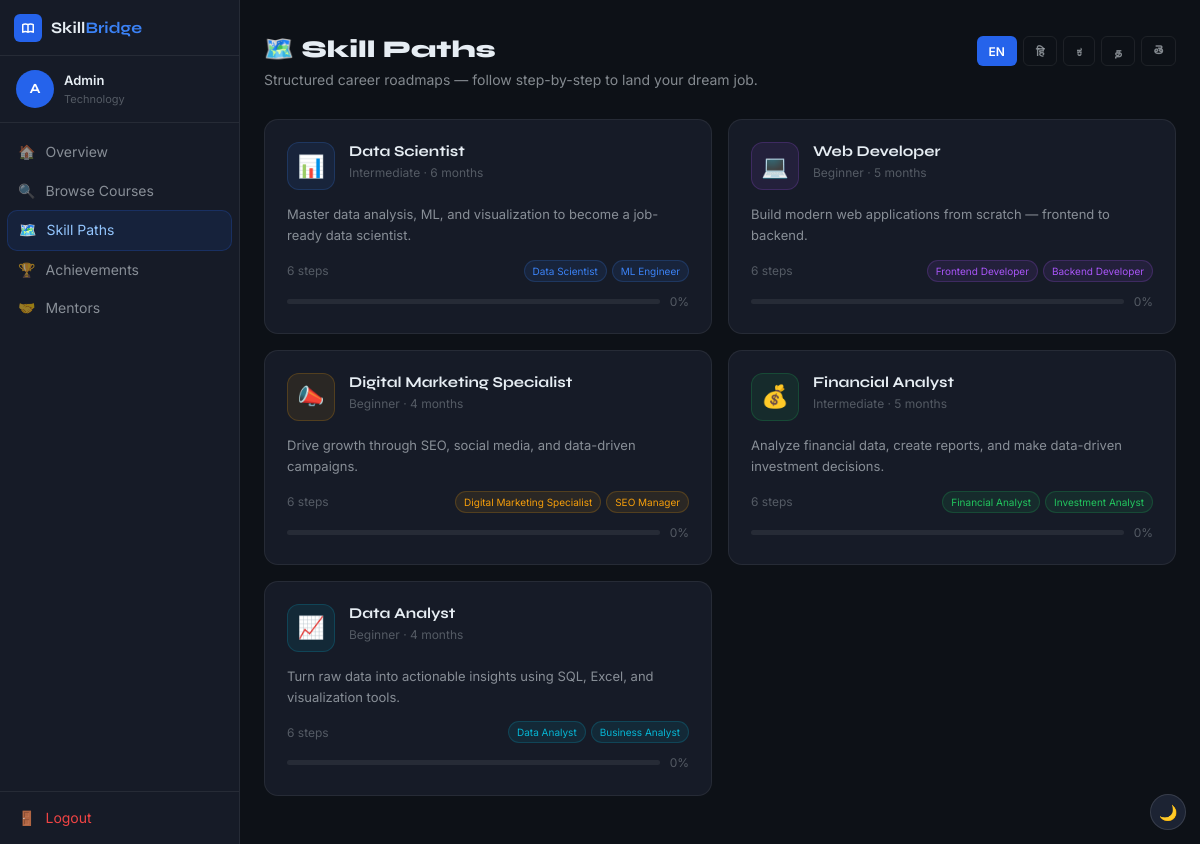
Page /skill-paths (signed in) on the committed database.
### skillbridge/models.py (models this page shows, shortened)
class User(UserMixin, db.Model):
    __tablename__ = "users"
    id            = db.Column(db.Integer, primary_key=True)
    name          = db.Column(db.String(120), nullable=False)
    email         = db.Column(db.String(120), unique=True, nullable=False, index=True)
    password_hash = db.Column(db.String(256), nullable=False)
    interest      = db.Column(db.String(80), default="Technology")
    location      = db.Column(db.String(120), default="")
    language      = db.Column(db.String(10), default="en")
    role          = db.Column(db.String(20), default="user")  # user, mentor, admin, superadmin
    is_active     = db.Column(db.Boolean, default=True)
    joined_at     = db.Column(db.DateTime, default=datetime.utcnow, index=True)
    enrollments   = db.relationship("Enrollment", back_populates="user", lazy="dynamic",
                                    cascade="all, delete-orphan")

### skillbridge/blueprints/main.py (the view, shortened to what this page needs)
@bp.route("/skill-paths")
@login_required
def skill_paths():
    enrolled_slugs = {
        e.path_slug for e in SkillPathEnrollment.query.filter_by(user_id=current_user.id).all()
    }
    progress_map = {}
    return render_template("skill_paths.html", paths=SKILL_PATHS,
                           enrolled_slugs=enrolled_slugs, progress_map=progress_map,
                           lang=current_user.language or "en")

### skillbridge/extensions.py (called while the page is built)
@login_manager.user_loader
def load_user(user_id):
    from .models import User
    return db.session.get(User, int(user_id))

### templates/skill_paths.html (shortened to what this page needs)
{% extends "base.html" %}
{% block content %}
<div style="display:flex;height:100vh;overflow:hidden;background:var(--bg);">
  <aside class="sidebar">
    <div class="sidebar-header">
      <a href="/" class="logo">
        <div class="logo-icon" style="width:28px;height:28px;"></div>
        <span class="logo-text" style="font-size:16px;">Skill<span>Bridge</span></span>
      </a>
    </div>
    <div style="padding:14px 16px;border-bottom:1px solid var(--border);">
      <div style="display:flex;align-items:center;gap:10px;">
        <div class="avatar avatar-md">{{ current_user.name[0].upper() }}</div>
        <div style="min-width:0;">
          <p style="font-size:13px;font-weight:600;white-space:nowrap;overflow:hidden;text-overflow:ellipsis;">{{ current_user.name }}</p>
          <p style="font-size:11px;color:var(--text-faint);">{{ current_user.interest }}</p>
        </div>
      </div>
    </div>
    <nav class="sidebar-nav">
      <a href="{{ url_for('main.dashboard') }}" class="nav-link"><span>🏠</span><span>Overview</span></a>
      <a href="{{ url_for('main.courses') }}" class="nav-link"><span>🔍</span><span>Browse Courses</span></a>
      <a href="{{ url_for('main.skill_paths') }}" class="nav-link active"><span>🗺️</span><span>Skill Paths</span></a>
      <a href="{{ url_for('main.gamification') }}" class="nav-link"><span>🏆</span><span>Achievements</span></a>
      <a href="{{ url_for('main.mentors') }}" class="nav-link"><span>🤝</span><span>Mentors</span></a>
    </nav>
    <div class="sidebar-footer">
      <a href="{{ url_for('auth.logout') }}" class="nav-link" style="color:var(--danger);"><span>🚪</span><span>Logout</span></a>
    </div>
  </aside>
  <main style="flex:1;overflow-y:auto;">
    <div class="container" style="padding-top:36px;padding-bottom:48px;">
      <div style="display:flex;align-items:flex-start;justify-content:space-between;gap:16px;flex-wrap:wrap;margin-bottom:28px;">
        <div>
          <h1 style="font-size:24px;font-weight:800;margin-bottom:4px;">🗺️ Skill Paths</h1>
          <p style="font-size:14px;color:var(--text-muted);">Structured career roadmaps — follow step-by-step to land your dream job.</p>
        </div>
        <div style="display:flex;gap:6px;flex-wrap:wrap;">
          {% for code, label in [('en','EN'),('hi','हि'),('kn','ಕ'),('ta','த'),('te','తె')] %}
          <button onclick="setLang('{{ code }}')" class="btn btn-sm {% if lang==code %}btn-primary{% else %}btn-ghost{% endif %}" style="padding:5px 12px;font-size:12px;">{{ label }}</button>
          {% endfor %}
        </div>
      </div>
      <div style="display:grid;grid-template-columns:repeat(2,1fr);gap:16px;">
        {% for path in paths %}
        {% set pct = progress_map.get(path.slug, 0) %}
        <a href="{{ url_for('main.skill_path_detail', slug=path.slug) }}" class="card" style="padding:22px;display:block;text-decoration:none;">
          <div style="display:flex;align-items:flex-start;gap:14px;margin-bottom:14px;">
            <div style="width:48px;height:48px;border-radius:12px;background:{{ path.color }}18;border:1px solid {{ path.color }}33;display:flex;align-items:center;justify-content:center;font-size:22px;flex-shrink:0;">{{ path.icon }}</div>
            <div style="flex:1;min-width:0;">
              <div style="display:flex;align-items:center;gap:8px;flex-wrap:wrap;margin-bottom:3px;">
                <h2 style="font-size:15px;font-weight:700;">{{ path.title }}</h2>
              </div>
              <p style="font-size:12px;color:var(--text-faint);">{{ path.level }} · {{ path.duration }}</p>
            </div>
          </div>
          <p style="font-size:13px;color:var(--text-muted);line-height:1.6;margin-bottom:14px;">{{ path.description }}</p>
          <div style="display:flex;align-items:center;justify-content:space-between;margin-bottom:10px;">
            <span style="font-size:12px;color:var(--text-faint);">{{ path.steps|length }} steps</span>
            <div style="display:flex;gap:5px;flex-wrap:wrap;justify-content:flex-end;">
              {% for job in path.jobs[:2] %}
              <span style="font-size:10px;padding:2px 8px;border-radius:99px;background:{{ path.color }}18;color:{{ path.color }};border:1px solid {{ path.color }}33;">{{ job }}</span>
              {% endfor %}
            </div>
          </div>
          <div style="display:flex;align-items:center;gap:10px;">
            <div class="progress-track" style="flex:1;"><div class="progress-fill" style="width:{{ pct }}%;background:{{ path.color }};"></div></div>
            <span style="font-size:12px;color:var(--text-faint);flex-shrink:0;">{{ pct }}%</span>
          </div>
        </a>
        {% endfor %}
      </div>
    </div>
  </main>
</div>
{% endblock %}

### static/css/style.css (style rules this page uses)
:root { --brand: #2563eb; --brand-light: #3b82f6; --brand-dim: rgba(37,99,235,0.10); --brand-border: rgba(37,99,235,0.22); --bg: #0d1117; --bg-card: #161b27; --bg-raised: #1c2333; --bg-input: #0d1117; --border: rgba(255,255,255,0.07); --border-md: rgba(255,255,255,0.12); --text: #e6edf3; --text-muted: rgba(230,237,243,0.55); --text-faint: rgba(230,237,243,0.30); --success: #10b981; --warning: #f59e0b; --danger: #ef4444; --purple: #8b5cf6; --radius-sm: 6px; --radius: 10px; --radius-lg: 14px; --shadow-sm: 0 1px 3px rgba(0,0,0,0.5); --shadow: 0 4px 12px rgba(0,0,0,0.5); --shadow-lg: 0 8px 24px rgba(0,0,0,0.6); --transition: 0.18s ease; --learn-sidebar-w: 320px; --learn-topbar-h: 52px; }
*, *::before, *::after { box-sizing: border-box; margin: 0; padding: 0; }
html { scroll-behavior: smooth; }
body { font-family: 'Inter', system-ui, sans-serif; background: var(--bg); color: var(--text); -webkit-font-smoothing: antialiased; line-height: 1.6; }
a { color: inherit; text-decoration: none; }
button { cursor: pointer; font-family: inherit; }
h1,h2,h3,h4 { font-family: 'Syne','Inter',sans-serif; line-height: 1.2; }
.container { max-width:1200px; margin:0 auto; padding:0 24px; }
.card { background:var(--bg-card); border:1px solid var(--border); border-radius:var(--radius-lg); transition:border-color var(--transition), box-shadow var(--transition); }
.btn { display:inline-flex; align-items:center; gap:7px; padding:9px 18px; border-radius:var(--radius); font-weight:600; font-size:14px; font-family:inherit; border:none; transition:all var(--transition); white-space:nowrap; }
.btn-primary { background:var(--brand); color:#fff; }
.btn-ghost { background:transparent; color:var(--text-muted); border:1px solid var(--border); }
.btn-sm { padding:6px 13px; font-size:13px; border-radius:var(--radius-sm); }
.progress-track { height:5px; background:rgba(255,255,255,0.07); border-radius:99px; overflow:hidden; }
.avatar { display:flex; align-items:center; justify-content:center; border-radius:50%; font-weight:700; font-family:'Syne',sans-serif; background:var(--brand); color:#fff; flex-shrink:0; }
.avatar-md { width:38px; height:38px; font-size:14px; }
.nav-link { display:flex; align-items:center; gap:10px; padding:8px 11px; border-radius:var(--radius); font-size:14px; color:var(--text-muted); transition:all var(--transition); }
.nav-link.active { background:var(--brand-dim); color:#93c5fd; border:1px solid var(--brand-border); }
.sidebar { width:240px; flex-shrink:0; background:var(--bg-card); border-right:1px solid var(--border); display:flex; flex-direction:column; height:100vh; position:sticky; top:0; }
.sidebar-header { height:56px; display:flex; align-items:center; gap:10px; padding:0 14px; border-bottom:1px solid var(--border); flex-shrink:0; }
.sidebar-nav { flex:1; padding:10px 7px; overflow-y:auto; }
.sidebar-footer { padding:7px; border-top:1px solid var(--border); flex-shrink:0; }
.logo { display:flex; align-items:center; gap:9px; }
.logo-icon { width:32px; height:32px; border-radius:var(--radius-sm); background:var(--brand); display:flex; align-items:center; justify-content:center; flex-shrink:0; }
.logo-text { font-family:'Syne',sans-serif; font-weight:700; font-size:17px; }
.logo-text span { color:var(--brand-light); }

### rows in the picture
User: name "A", name "Admin", interest "Technology"

### other values in the picture
{{ label }} "EN" "हि" "ಕ" "த" "తె"
{{ path.icon }} "📊" "💻" "📣" "💰" "📈"
{{ path.title }} "Data Scientist" "Web Developer" "Digital Marketing Specialist" "Financial Analyst" "Data Analyst"
{{ path.level }} "Intermediate" "Beginner" "Beginner" "Intermediate" "Beginner"
{{ path.duration }} "6 months" "5 months" "4 months" "5 months" "4 months"
{{ path.description }} "Master data analysis, ML, and visualization to become a job-ready data scientist." "Build modern web applications from scratch — frontend to backend." "Drive growth through SEO, social media, and data-driven campaigns." "Analyze financial data, create reports, and make data-driven investment decisions." "Turn raw data into actionable insights using SQL, Excel, and visualization tools."
{{ path.steps|length }} "6" "6" "6" "6" "6"
{{ job }} "Data Scientist" "ML Engineer" "Frontend Developer" "Backend Developer" "Digital Marketing Specialist" "SEO Manager" "Financial Analyst" "Investment Analyst" "Data Analyst" "Business Analyst"
{{ pct }} "0" "0" "0" "0" "0"
